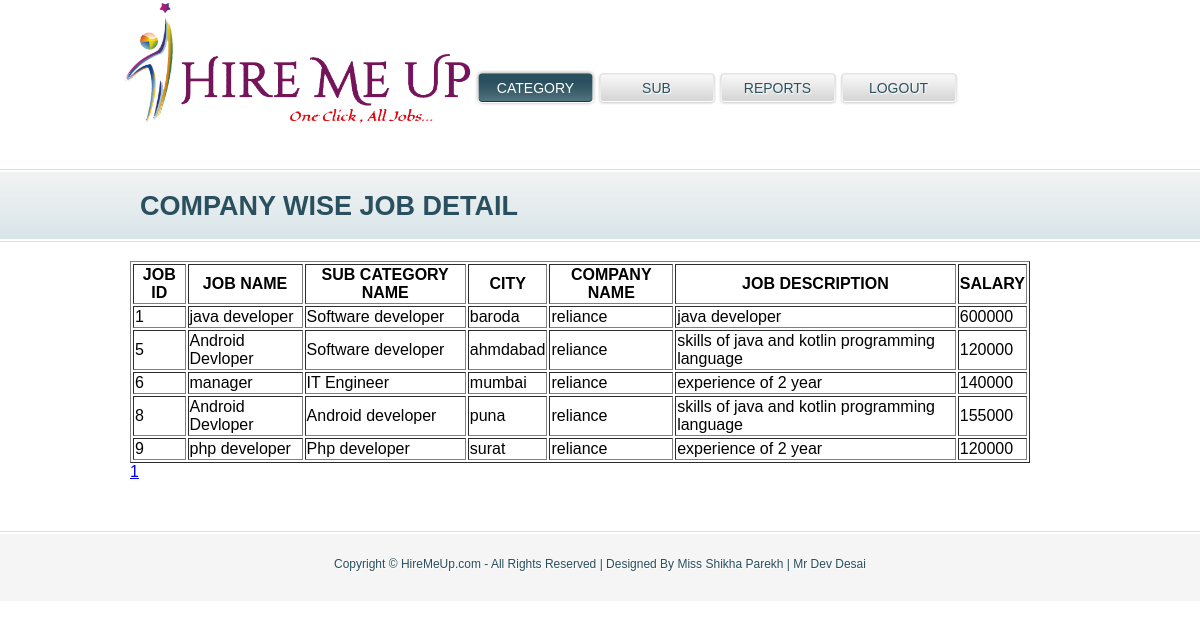
The app's page /admin_view_jobs.php?cid=1 with its own data.
### tables this page shows
CREATE TABLE IF NOT EXISTS `job_detail` (
  `job_id` int(11) NOT NULL,
  `job_name` varchar(50) NOT NULL,
  `sub_cat_id` int(11) NOT NULL,
  `city` varchar(50) NOT NULL,
  `company_id` int(11) NOT NULL,
  `job_description` varchar(300) NOT NULL,
  `salary` int(10) NOT NULL,
  PRIMARY KEY (`job_id`)
);

CREATE TABLE IF NOT EXISTS `job_sub_cat` (
  `sub_cat_id` int(11) NOT NULL,
  `cat_id` int(11) NOT NULL,
  `sub_cat` varchar(50) NOT NULL,
  PRIMARY KEY (`sub_cat_id`),
  KEY `cat_id` (`cat_id`)
);

CREATE TABLE IF NOT EXISTS `company_regis` (
  `company_id` int(11) NOT NULL,
  `company_name` varchar(50) NOT NULL,
  `address` varchar(250) NOT NULL,
  `city` varchar(50) NOT NULL,
  `state` varchar(50) NOT NULL,
  `mobile_no` varchar(10) NOT NULL,
  `email_id` varchar(50) NOT NULL,
  `pwd` varchar(10) NOT NULL,
  `regis_date` date NOT NULL,
  PRIMARY KEY (`company_id`)
);

### admin_view_jobs.php (the view, shortened to what this page needs)
<?php
include("admin_header.php");
?>
<div id="body">
  <div class="blog1">
    <h1>Company Wise Job Detail</h1>
     <div>
		<form name="form1" method="post" id="form1" >
		<br/>
		 <?php
		 $compid=$_GET['cid'];
	$qur=mysql_query("select * from job_detail where company_id='$compid'");
	$pgsize=5;
	$total=mysql_num_rows($qur);
	$tot_page=ceil($total/$pgsize);
	$cpgno=1;
	$stops=($cpgno-1) * $pgsize;
	$qur1=mysql_query("select * from job_detail where company_id='$compid' limit $stops,$pgsize");
	echo "<table border='1' width='900px'>
	<thead>
		<tr>
			<th>JOB ID</th>
			<th>JOB NAME</th>
			<th>SUB CATEGORY NAME</th>
			<th>CITY</th>
			<th>COMPANY NAME</th>
			<th>JOB DESCRIPTION</th>
			<th>SALARY</th>
		</tr>
	</thead>";
	while($q=mysql_fetch_row($qur1))
	{
		echo "<tr>";
		echo "<td>$q[0]</td>";
		echo "<td>$q[1]</td>";
		$temp2=mysql_query("select sub_cat from job_sub_cat where sub_cat_id='$q[2]'");
		$t2=mysql_fetch_row($temp2);
		echo "<td>$t2[0]</td>";
		echo "<td>$q[3]</td>";
		$temp3=mysql_query("select company_name from company_regis where company_id='$q[4]'");
		$t3=mysql_fetch_row($temp3);
		echo "<td>$t3[0]</td>";
		echo "<td>$q[5]</td>";
		echo "<td>$q[6]</td>";
		echo "</tr>";
	}
	echo "</table>";
	for($i=1;$i<=$tot_page;$i++)
	{
		echo "<a href=admin_view_jobs.php?pno=$i&cid=$compid>$i</a>&nbsp;&nbsp;";
	}
   ?>
   </div>
  </div>
</div>
<?php
include("footer.php");
?>

### style.css (style rules this page uses)
body { font-family:Arial, Helvetica, sans-serif; margin:0; padding:0; }
#body { background:url(images/bg-content.gif) repeat-x top left; margin:0; padding:0; min-width:960px; }
#body .contact, #body .about, #body .services, #body .blog, #body .blog1 { margin:0 auto; padding:25px 10px 50px 10px; width:940px; }
#body h1 { color:#2a4f5e; font-size:27px; font-weight:bold; height:74px; line-height:74px; margin:0; padding:0; text-indent:10px; text-transform:uppercase; }
#body .blog1 { overflow:hidden; }

### records on screen
job_detail: job_id "1", job_name "java developer", sub_cat.sub_cat "Software developer", city "baroda", company.company_name "reliance", job_description "java developer", salary "600000"
job_detail: job_id "5", job_name "Android Devloper", sub_cat.sub_cat "Software developer", city "ahmdabad", company.company_name "reliance", job_description "skills of java and kotlin programming language", salary "120000"
job_detail: job_id "6", job_name "manager", sub_cat.sub_cat "IT Engineer", city "mumbai", company.company_name "reliance", job_description "experience of 2 year", salary "140000"
job_detail: job_id "8", job_name "Android Devloper", sub_cat.sub_cat "Android developer", city "puna", company.company_name "reliance", job_description "skills of java and kotlin programming language", salary "155000"
job_detail: job_id "9", job_name "php developer", sub_cat.sub_cat "Php developer", city "surat", company.company_name "reliance", job_description "experience of 2 year", salary "120000"
